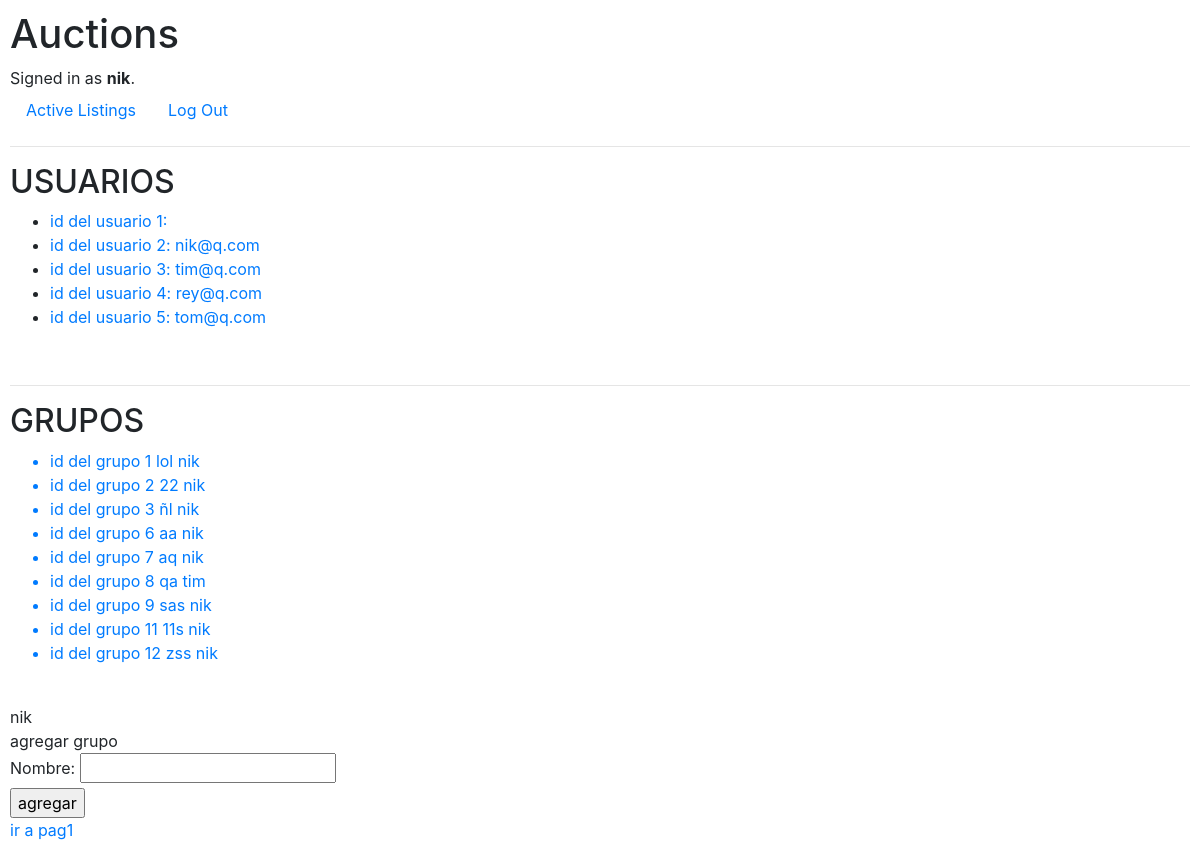
/ver (signed in), run on an earlier commit of the app's database.
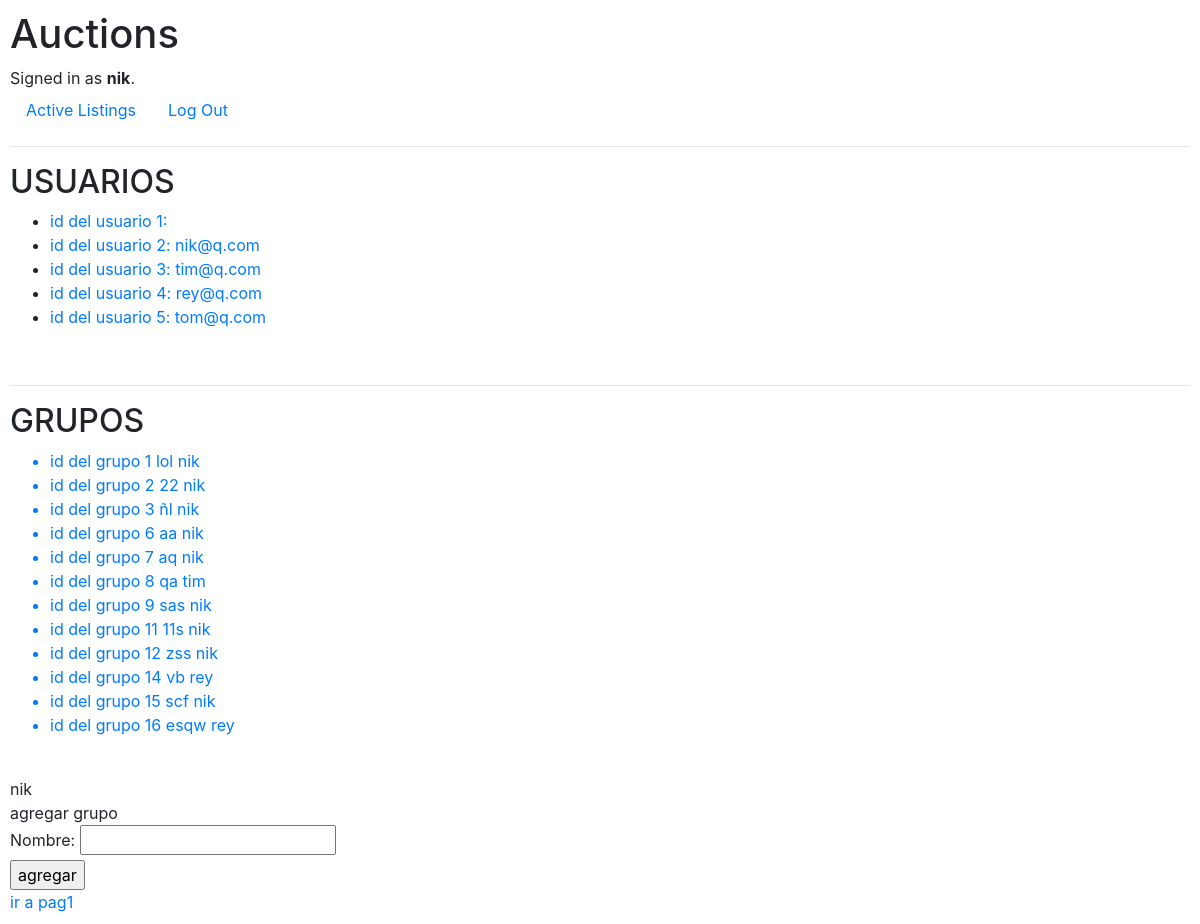
And on a later commit of the database.
### auctions/models.py (models this page shows)
class User(AbstractUser):
    pass

class Grupo(models.Model):
    nombre = models.CharField(max_length=64, unique=True)
    creador = models.ForeignKey(User, on_delete=models.CASCADE, related_name="grupos_creados")
    miembro= models.ManyToManyField(User, blank=True, related_name="grupos" )

### auctions/views.py (the view)
# urls.py: path("ver", views.ver, name="ver"),
def ver(request):
    grupos_disponibles = get_objects_for_user(request.user, 'auctions.view_grupo')
    return render(request, "auctions/ver.html",{
        "usuarios": User.objects.all(),
        "grupos": grupos_disponibles,
        "form": Gruposform(),
        "actual":request.user
    })

### auctions/views.py
class Gruposform(forms.Form):
    nombre = forms.CharField(max_length=64)

### auctions/templates/auctions/ver.html (shortened to what this page needs)
{% extends "auctions/layout.html" %}
{% block body %}
    <h2>USUARIOS</h2>
    <ul>
        {% for usuario in usuarios %}
            <li> <a href="{% url 'auctions:ver_usuario' usuario.id %}"> id del usuario {{ usuario.id }}: {{ usuario.name}} {{ usuario.email }} </a></li>
        {% empty%}
            <p>No hay usuarios</p>
        {% endfor %}
    </ul>
    <br>
    <hr>
    <h2>GRUPOS</h2>
    <ul>
        {% for grupo in grupos %}
            <a href="{% url 'auctions:ver_grupo' grupo.id %}"> <li>id del grupo {{ grupo.id }}  {{ grupo.nombre }} {{ grupo.creador }}</li> </a>
        {% empty%}
            <p>No hay grupos</p>
        {% endfor %}
    </ul>
    <br>
    {{actual}}
    <br>
    agregar grupo
    <form action="{% url 'auctions:crear_grupo'%}"  method="post">
        {{ form }}
        <input type="submit" value="agregar">
    </form>
    <a href="{%  url 'auctions:index'  %}">ir a pag1</a>
{% endblock %}

### auctions/templates/auctions/layout.html (shortened to what this page needs)
{% load static %}
<!DOCTYPE html>
<html lang="en">
    <head>
        <link rel="stylesheet" href="https://stackpath.bootstrapcdn.com/bootstrap/4.4.1/css/bootstrap.min.css">
        <link href="{% static 'auctions/styles.css' %}" rel="stylesheet">
    </head>
    <body>
        <h1>Auctions</h1>
        <div>
            {% if user.is_authenticated %}
                Signed in as <strong>{{ user.username }}</strong>.
            {% else %}
                Not signed in.
            {% endif %}
        </div>
        <ul class="nav">
            <li class="nav-item">
                <a class="nav-link" href="{% url 'auctions:index' %}">Active Listings</a>
            </li>
            {% if user.is_authenticated %}
                <li class="nav-item">
                    <a class="nav-link" href="{% url 'auctions:logout' %}">Log Out</a>
                </li>
            {% endif %}
        </ul>
        <hr>
        {% block body %}
        {% endblock %}
    </body>
</html>

What changed in the data, as far as the page shows it:
added Grupo: id "14", nombre "vb", creador "rey"
added Grupo: id "15", nombre "scf", creador "nik"
added Grupo: id "16", nombre "esqw", creador "rey"
